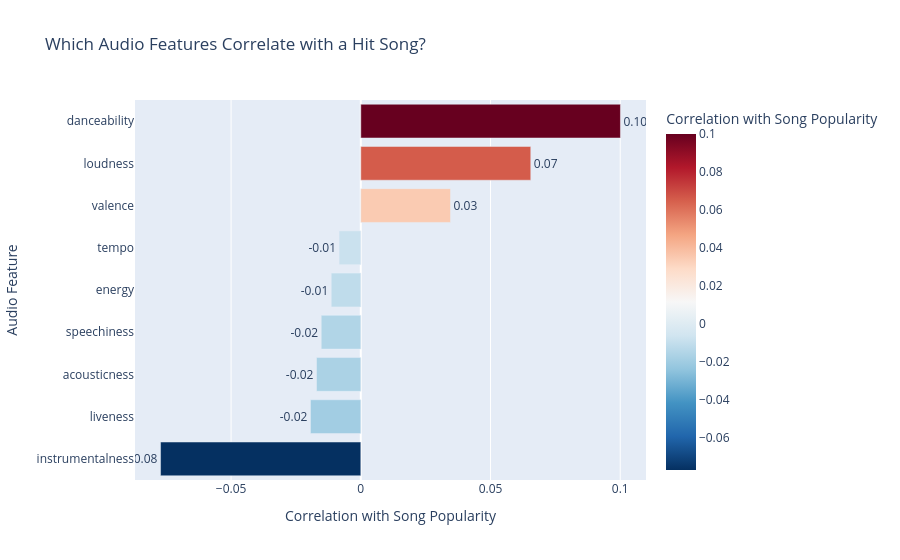
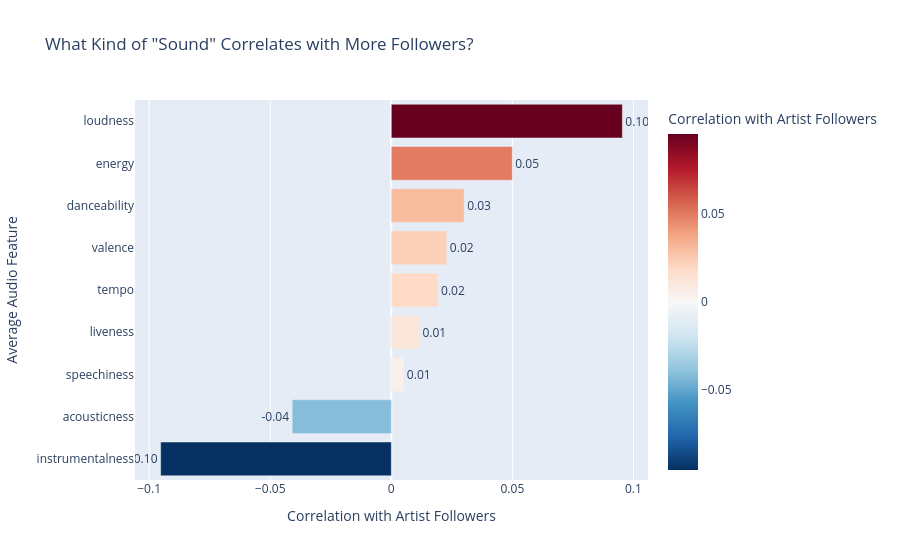

Notebook cell for these charts, in order:
### Markdown cell above
### Correlation Analysis: What Makes Songs Popular & Artists Famous?

####  Part 1 — Audio Features vs Song Popularity
- Select key audio features (danceability, energy, loudness, speechiness, acousticness, instrumentalness, liveness, valence, tempo).
- Compute the correlation of each feature with **song popularity**.
- Remove the self-correlation of the popularity column.
- Convert results into a DataFrame for easy plotting.
- Plot a horizontal bar chart to see which features are positively or negatively associated with hit songs.

####  Part 2 — Audio Features vs Artist Followers
- Compute the **average audio profile** for each artist by grouping by artist name.
- Combine this with each artist’s **follower count**.
- Calculate correlations between the average audio features and follower count.
- Drop the self-correlation of followers.
- Plot another bar chart to identify which musical characteristics are linked to attracting a larger fanbase.

#### Purpose of These Plots
- Reveal which sonic traits contribute to:
  - Individual songs becoming popular.
  - Artists gaining more long-term followers.
- Compare short-term popularity vs long-term artist appeal.

### Code cell
# 1. Define the features to check
audio_features = ['danceability', 'energy', 'loudness', 'speechiness', 
                  'acousticness', 'instrumentalness', 'liveness', 'valence', 'tempo']

# 2. Calculate the correlation of each feature with 'popularity'
# We use .corr() on a small slice of the DataFrame
try:
    correlations = data[audio_features + ['popularity']].corr()['popularity'].sort_values(ascending=False)
except KeyError as e:
    print(f"Error: Missing a required column. Column: {e}")
    raise
    
# 3. Drop the 'popularity' self-correlation (which is 1.0)
correlations = correlations.drop('popularity')

# 4. Convert to a DataFrame for plotting
df_corr_song = correlations.reset_index()
df_corr_song.columns = ['Feature', 'Correlation']

# 5. Create the bar chart
fig_corr_song = px.bar(df_corr_song,
                       x='Correlation',
                       y='Feature',
                       orientation='h',
                       title='Which Audio Features Correlate with a Hit Song?',
                       labels={'Correlation': 'Correlation with Song Popularity', 'Feature': 'Audio Feature'},
                       text='Correlation',
                       color='Correlation',
                       color_continuous_scale='RdBu_r'
                      )

fig_corr_song.update_traces(texttemplate='%{text:.2f}', textposition='outside')
fig_corr_song.update_layout(yaxis={'categoryorder':'total ascending'}) # Sort bars
fig_corr_song.show()

# --- Plot 2: What "Sound" Attracts Followers? ---

# 1. Create the "artist profile" DataFrame
try:
    # Get average audio features per artist
    df_artist_audio = data.groupby('artist_name')[audio_features].mean()
    
    # Get artist stats (followers)
    df_artist_stats = data.drop_duplicates(subset=['artist_name'])[['artist_name', 'followers']]
    df_artist_stats = df_artist_stats.set_index('artist_name')
    
    # Combine them
    df_profile = pd.merge(df_artist_audio, df_artist_stats, left_index=True, right_index=True)
except KeyError as e:
    print(f"Error: Missing a required column. Column: {e}")
    raise

# 2. Calculate correlations of average features with 'followers'
correlations_artist = df_profile[audio_features + ['followers']].corr()['followers'].sort_values(ascending=False)

# 3. Drop the 'followers' self-correlation
correlations_artist = correlations_artist.drop('followers')

# 4. Convert to a DataFrame for plotting
df_corr_artist = correlations_artist.reset_index()
df_corr_artist.columns = ['Feature', 'Correlation']

# 5. Create the bar chart
fig_corr_artist = px.bar(df_corr_artist,
                         x='Correlation',
                         y='Feature',
                         orientation='h',
                         title='What Kind of "Sound" Correlates with More Followers?',
                         labels={'Correlation': 'Correlation with Artist Followers', 'Feature': 'Average Audio Feature'},
                         text='Correlation',
                         color='Correlation',
                         color_continuous_scale='RdBu_r'
                        )

fig_corr_artist.update_traces(texttemplate='%{text:.2f}', textposition='outside')
fig_corr_artist.update_layout(yaxis={'categoryorder':'total ascending'}) 
fig_corr_artist.show()

### Figure 1 — Plotly figure (JSON) as saved in the notebook; plotly's stock layout.template omitted (floating-point values rounded to 4 significant figures)
{"data": [{"hovertemplate": "Correlation with Song Popularity=%{marker.color}<br>Audio Feature=%{y}<extra></extra>", "legendgroup": "", "marker": {"color": [0.1001, 0.06552, 0.03457, -0.008381, -0.01139, -0.01525, -0.01706, -0.0194, -0.07719], "coloraxis": "coloraxis", "pattern": {"shape": ""}}, "name": "", "orientation": "h", "showlegend": false, "text": [0.1001, 0.06552, 0.03457, -0.008381, -0.01139, -0.01525, -0.01706, -0.0194, -0.07719], "textposition": "outside", "texttemplate": "%{text:.2f}", "type": "bar", "x": [0.1001, 0.06552, 0.03457, -0.008381, -0.01139, -0.01525, -0.01706, -0.0194, -0.07719], "xaxis": "x", "y": ["danceability", "loudness", "valence", "tempo", "energy", "speechiness", "acousticness", "liveness", "instrumentalness"], "yaxis": "y"}], "layout": {"barmode": "relative", "coloraxis": {"colorbar": {"title": {"text": "Correlation with Song Popularity"}}, "colorscale": [[0, "rgb(5,48,97)"], [0.1, "rgb(33,102,172)"], [0.2, "rgb(67,147,195)"], [0.3, "rgb(146,197,222)"], [0.4, "rgb(209,229,240)"], [0.5, "rgb(247,247,247)"], [0.6, "rgb(253,219,199)"], [0.7, "rgb(244,165,130)"], [0.8, "rgb(214,96,77)"], [0.9, "rgb(178,24,43)"], [1, "rgb(103,0,31)"]]}, "legend": {"tracegroupgap": 0}, "title": {"text": "Which Audio Features Correlate with a Hit Song?"}, "xaxis": {"anchor": "y", "domain": [0, 1], "title": {"text": "Correlation with Song Popularity"}}, "yaxis": {"anchor": "x", "categoryorder": "total ascending", "domain": [0, 1], "title": {"text": "Audio Feature"}}}}

### Figure 2 — Plotly figure (JSON) as saved in the notebook; plotly's stock layout.template omitted (floating-point values rounded to 4 significant figures)
{"data": [{"hovertemplate": "Correlation with Artist Followers=%{marker.color}<br>Average Audio Feature=%{y}<extra></extra>", "legendgroup": "", "marker": {"color": [0.09541, 0.04994, 0.03007, 0.02293, 0.0193, 0.01161, 0.005182, -0.04093, -0.09525], "coloraxis": "coloraxis", "pattern": {"shape": ""}}, "name": "", "orientation": "h", "showlegend": false, "text": [0.09541, 0.04994, 0.03007, 0.02293, 0.0193, 0.01161, 0.005182, -0.04093, -0.09525], "textposition": "outside", "texttemplate": "%{text:.2f}", "type": "bar", "x": [0.09541, 0.04994, 0.03007, 0.02293, 0.0193, 0.01161, 0.005182, -0.04093, -0.09525], "xaxis": "x", "y": ["loudness", "energy", "danceability", "valence", "tempo", "liveness", "speechiness", "acousticness", "instrumentalness"], "yaxis": "y"}], "layout": {"barmode": "relative", "coloraxis": {"colorbar": {"title": {"text": "Correlation with Artist Followers"}}, "colorscale": [[0, "rgb(5,48,97)"], [0.1, "rgb(33,102,172)"], [0.2, "rgb(67,147,195)"], [0.3, "rgb(146,197,222)"], [0.4, "rgb(209,229,240)"], [0.5, "rgb(247,247,247)"], [0.6, "rgb(253,219,199)"], [0.7, "rgb(244,165,130)"], [0.8, "rgb(214,96,77)"], [0.9, "rgb(178,24,43)"], [1, "rgb(103,0,31)"]]}, "legend": {"tracegroupgap": 0}, "title": {"text": "What Kind of \"Sound\" Correlates with More Followers?"}, "xaxis": {"anchor": "y", "domain": [0, 1], "title": {"text": "Correlation with Artist Followers"}}, "yaxis": {"anchor": "x", "categoryorder": "total ascending", "domain": [0, 1], "title": {"text": "Average Audio Feature"}}}}
